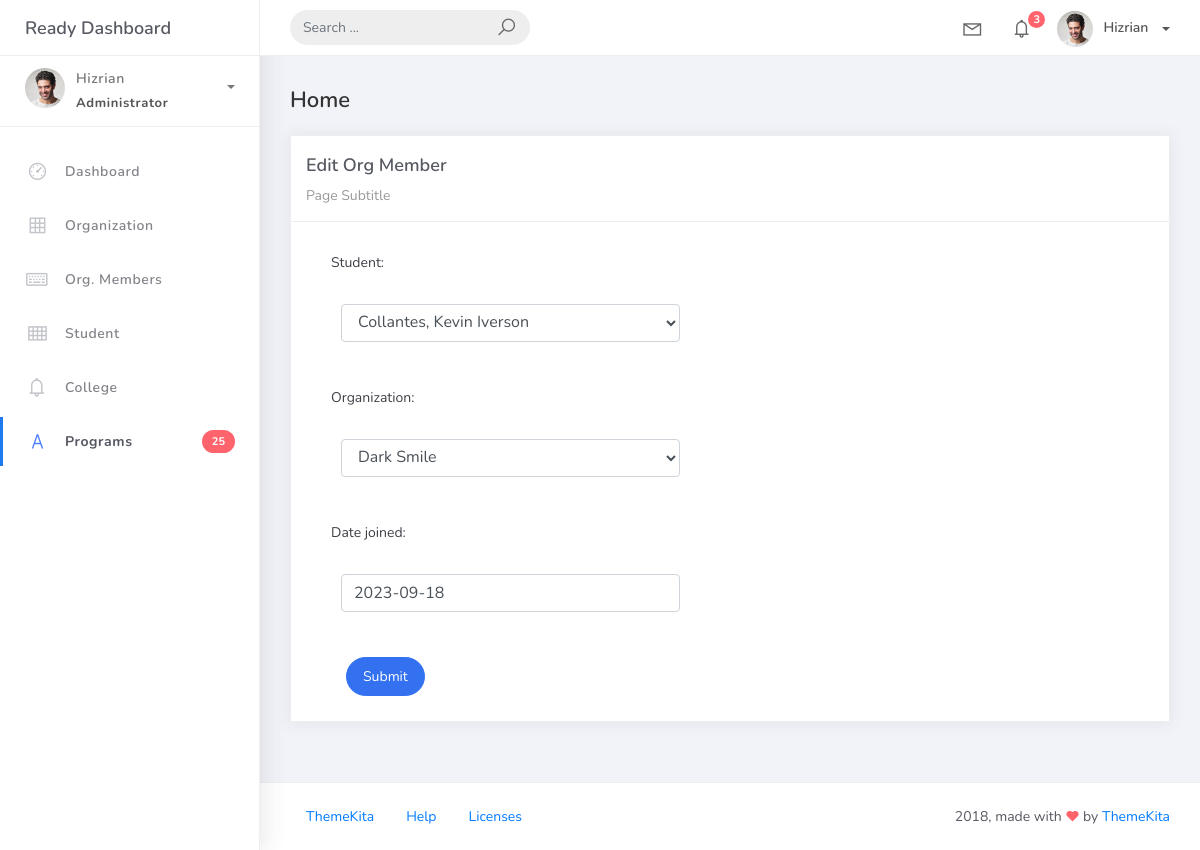
The page /org_members_list/5 on the database its author committed.
### studentorg/models.py (models this page shows)
class BaseModel (models.Model):
    created_at = models.DateTimeField(auto_now_add=True, db_index=True)
    updated_at = models.DateTimeField(auto_now=True)
    class Meta:
        abstract = True

class OrgMember(BaseModel):
    student = models.ForeignKey(Student, on_delete=models.CASCADE)
    organization = models.ForeignKey(Organization, on_delete=models.CASCADE)
    date_joined = models.DateField()

### studentorg/views.py (the view)
# urls.py: path('org_members_list/<pk>', OrgMembersUpdateView.as_view(), name='org-members-update'),
class OrgMembersUpdateView(UpdateView):
    model = OrgMember
    form_class = OrgMembersForm
    template_name = 'org_members_edit.html'
    success_url = reverse_lazy('org-members-list')

### studentorg/forms.py
class OrgMembersForm(ModelForm):
    class Meta:
        model = OrgMember
        fields = "__all__"

### studentorg/models.py (called while the page is built)
    def __str__(self):
        return self.name

    def __str__(self):
        return f"{self.last_name}, {self.first_name}"

### templates/org_members_edit.html
{% extends 'base.html' %} {% load static %} {% block content %}
<div class="content">
    <div class="container-fluid">
        <h4 class="page-title">Home</h4>
        <div class="row">
            <div class="col-md-12">
                <div class="card">
                    <div class="card-header">
                        <div class="card-title">Edit Org Member</div>
                        <div class="card-category">Page Subtitle</div>
                    </div>
                    <div class="col-md-6">
                        <div class="card-body">
                            <form class="" action="" method="post" novalidate>
                                {% csrf_token %} {% include 'includes/form.html' %}
                                <div class="form-group">
                                    <div class="col-md-12 col-sm-3">
                                        <button type="submit" class="btn btn-primary btn-rounded">Submit</button>
                                    </div>
                                </div>
                            </form>
                        </div>
                    </div>
                </div>
            </div>
        </div>
    </div>
</div>
{% endblock %}

### templates/includes/form.html (shortened to what this page needs)
{% load widget_tweaks %}
{% for field in form %}
<div class="field item form-group">
        <label>{{ field.label_tag }}</label>
    <div class="form-group">
        {% render_field field class="form-control" %}
    </div>
</div>
{% endfor %}

### rows shown on the page
OrgMember: student "Collantes, Kevin Iverson" "Dark Smile" "2023-09-18"

### other values the page prints
{{ field.label_tag }} "Student:" "Organization:" "Date joined:"
